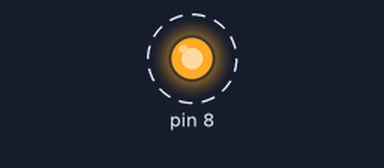
Recording of a sketch running on a simulated Arduino Uno, built with avr-gcc and run on an emulated ATmega328P. Parts: output pins drawn as LEDs (lit = HIGH). Dashed ring = blinking.

Above: at 0.5 s.
Timing chart, 0 to 4.6 s (numbered marks = the images above):
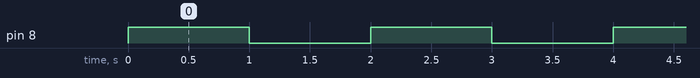

The sketch:

LED_blink.ino
```cpp
#include<avr/io.h>
#include<util/delay.h>
int main()
{
  DDRB|=0b00000001;
  PORTB|=0b00000001;
  while(1)
  {
    _delay_ms(1000);
    PORTB^=0b00000001;
  }
  return 0;
}
```

Measured:
- by itself, pin 8: alternates HIGH for 1.0 s and LOW for 1.0 s
